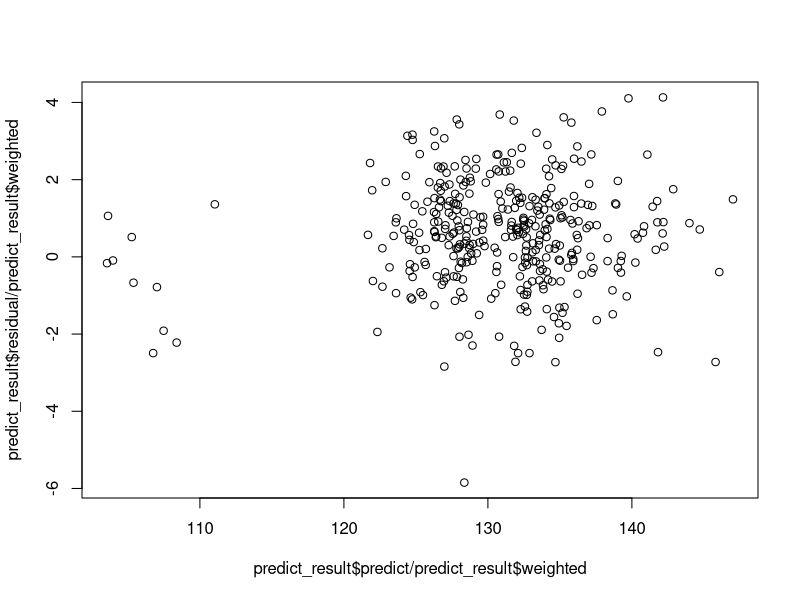

This chart was generated by the following R code:
library(dplyr)
library(caret)

setwd("/home/vitidn/mydata/repo_git/DSO529/Project")

applyTransformation<-function(data)
{
    data$DBN = NULL
    data$City = NULL
    data$Latitude = NULL
    data$Longitude = NULL
    data$Average_SAT_Reading = NULL
    data$Average_SAT_Writing = NULL
    data$Female_Percent = NULL
    data$Average_SAT_Math = log(data$Average_SAT_Math)
    data$Percent_White = log(data$Percent_White + 0.1)
    data$Percent_Black = log(data$Percent_Black + 0.1)
    data$Percent_Hispanic = log(data$Percent_Hispanic + 0.1)
    data$Percent_Asian = log(data$Percent_Asian + 0.1)
    data$EngLearner_Percent = log(data$EngLearner_Percent + 0.1)
    data$Queens = ifelse(data$Borough == "Queens",1,0)
    return(data)
}

parkTest <- function(result){
    park_test = data.frame(r_square=result$residual^2,y_hat=result$predict)
    park_test_model = lm(park_test$r_square ~ y_hat, data = park_test)
    print(summary(park_test_model))
    
    park_test = data.frame(log_r_square=log(result$residual^2),y_hat=result$predict)
    park_test_model = lm(park_test$log_r_square ~ y_hat, data = park_test)
    print(summary(park_test_model))
}

score = read.csv("data/processed_score.csv")

actual_values = score$Average_SAT_Math
score = applyTransformation(score)

predicts = 0.000039167*score$Student_Enrollment - 0.024356*score$Percent_Black + 0.037114*score$Percent_Asian +
            -0.001578*score$Disabilities_Percent - 0.041791*score$EngLearner_Percent +
            -0.001405*score$Poverty_Percent - 0.006013*score$Systems_for_Improvement_Satisfaction +
            0.0074627*score$School_Culture_Satisfaction + 6.1121735 +
            -0.033514*score$Queens

##assess Hetero with residual plot
predict_result = data.frame(actual=score$Average_SAT_Math,predict=predicts)
predict_result$residual = predict_result$actual - predict_result$predict
predict_result$Borough = score$Borough

weighted_group = read.csv("data/mean_residual_sq_group.csv")
predict_result = predict_result %>% inner_join(weighted_group,by=c("Borough"="group_name"))

plot(x=predict_result$predict/predict_result$weighted,y=predict_result$residual/predict_result$weighted)

#no error weighted
parkTest(predict_result)

##transform to the original space
predict_result = data.frame(actual=actual_values,predict=exp(1)^predicts)
#RMSE -> 30.85
caret::RMSE(predict_result$predict,predict_result$actual)
#R-Squared -> 0.82
1 - (sum((predict_result$actual-predict_result$predict )^2)/sum((predict_result$actual-mean(predict_result$actual))^2))
#prediction from the 1st row:
#  actual  predict
#1    657 636.54
